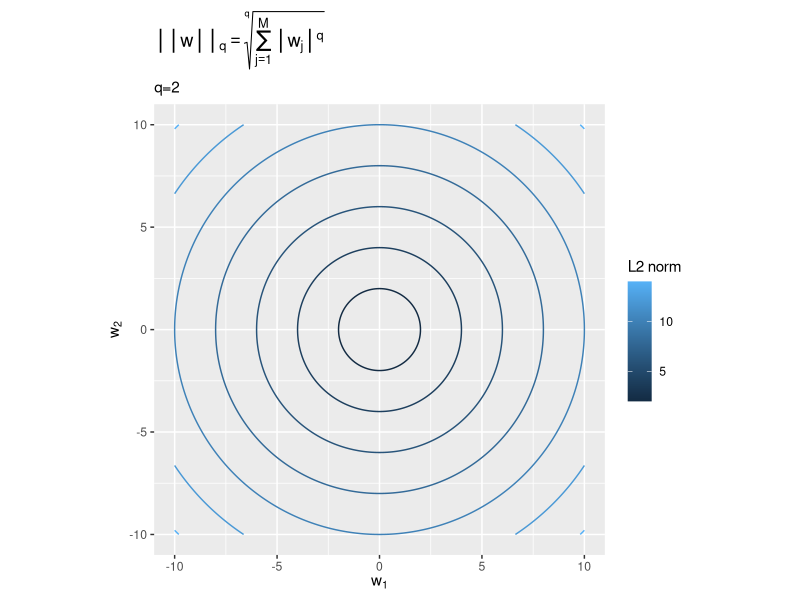
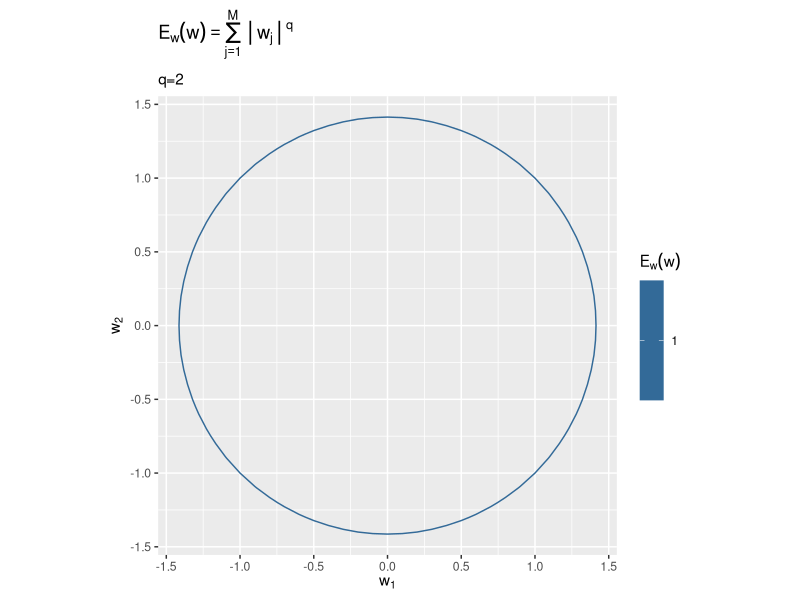

Write R code to recreate these figures, in order.

# ch3.1.4：Lpノルム ----------------------------------------------------------

# 3.1.4項で利用するパッケージ
library(tidyverse)
library(gganimate)


### Lpノルムのグラフ -----

# 作図用のwの範囲を指定
w_vec <- seq(-10, 10, by = 0.1)


# 値を指定
q <- 2

# Lpノルムを計算
norm_df <- tidyr::tibble(
  w_1 = rep(w_vec, times = length(w_vec)), # w1の値
  w_2 = rep(w_vec, each = length(w_vec)), # w2の値
  Lq_norm = (abs(w_1)^q + abs(w_2)^q)^(1 / q) # ノルム
)

# ノルムの等高線図を作成
ggplot(norm_df, aes(x = w_1, y = w_2, z = Lq_norm, color = ..level..)) + 
  geom_contour() + # 等高線グラフ
  #geom_contour(breaks = 1.0) + # 等高線グラフ:(値を指定)
  coord_fixed(ratio = 1) + # アスペクト比
  labs(title = expression(group("|", group("|", w, "|"), "|")[q] == sqrt(sum(group("|", w[j], "|")^q, j==1, M), q)), 
       subtitle = paste0("q=", q), 
       x = expression(w[1]), y = expression(w[2]), color = paste0("L", q, " norm"))


# 正則化項を計算
E_df <- tidyr::tibble(
  w_1 = rep(w_vec, times = length(w_vec)), # w1の値
  w_2 = rep(w_vec, each = length(w_vec)), # w2の値
  E_W = (abs(w_1)^q + abs(w_2)^q) / q # 正則化項
)

# 正則化項の等高線図を作成
ggplot(E_df, aes(x = w_1, y = w_2, z = E_W, color = ..level..)) + 
  #geom_contour() + # 等高線グラフ
  geom_contour(breaks = 1.0) + # 等高線グラフ:(値を指定)
  coord_fixed(ratio = 1) + # アスペクト比
  labs(title = expression(E[w](w) == sum(group("|", w[j], "|")^q, j==1, M)), 
       subtitle = paste0("q=", q), 
       x = expression(w[1]), y = expression(w[2]), color = expression(E[w](w)))


### qと形状の関係 -----

# qの最大値を指定
q_max <- 7.5

# 使用するqの値を作成
q_vec <- seq(0.5, q_max, by = 0.1)
length(q_vec)

# qごとにノルムを計算
anime_df <- tidyr::tibble()
for(q in q_vec) {
  # Lpノルムを計算
  tmp_norm_df <- tidyr::tibble(
    q = q, 
    w_1 = rep(w_vec, times = length(w_vec)), # w1の値
    w_2 = rep(w_vec, each = length(w_vec)), # w2の値
    Lq_norm = (abs(w_1)^q + abs(w_2)^q)^(1 / q) # ノルム
  )
  
  # 結果を結合
  anime_df <- rbind(anime_df, tmp_norm_df)
}


# ノルムの等高線図を作成
anime_graph <- ggplot(anime_df, aes(x = w_1, y = w_2, z = Lq_norm, color = ..level..)) + 
  geom_contour() + # 等高線グラフ
  gganimate::transition_manual(q) + # フレーム
  coord_fixed(ratio = 1) + # アスペクト比
  labs(title = expression(group("|", group("|", w, "|"), "|")[q] == sqrt(sum(group("|", w[j], "|")^q, j==1, M), q)), 
       subtitle = paste0("q={current_frame}"), 
       x = expression(w[1]), y = expression(w[2]), color = "Lp norm")

# gif画像に変換
gganimate::animate(anime_graph, nframes = length(q_vec), fps = 10)
